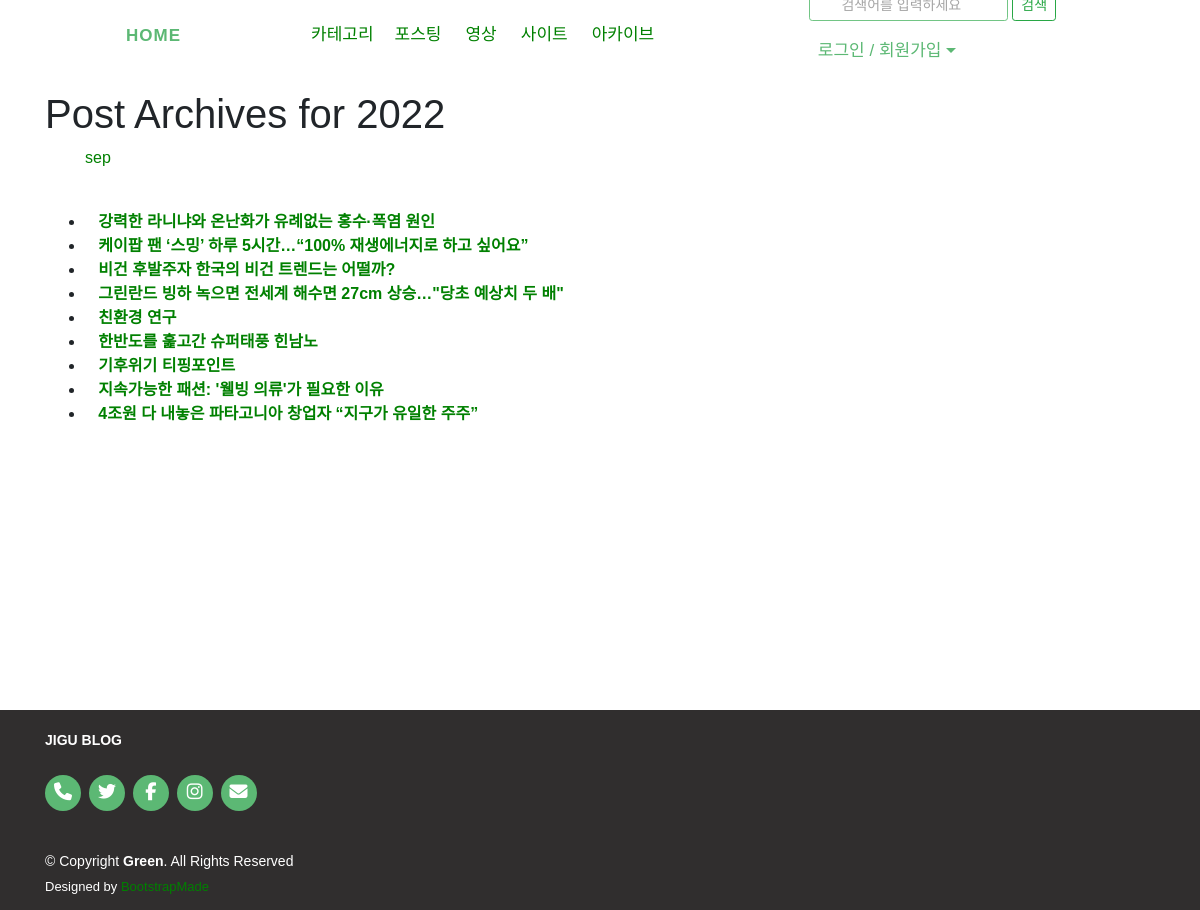
Screenshot of /blog/archive/2022/ with the database file from the repository.
### blog/models.py (models this page shows, shortened)
class Post(models.Model):
    title = models.CharField(verbose_name='TITLE', max_length=50)
    slug = models.SlugField('SLUG', unique=True, allow_unicode=True, help_text='one word for title alias.')
    category = models.ForeignKey('Category', null=True, blank=True, on_delete=models.SET_NULL, verbose_name="CATEGORY")
    description = models.CharField('DESCRIPTION', max_length=100, blank=True, help_text='간단하게 포스트에 대해 설명해주세요.')
    image = ThumbnailImageField(upload_to = 'photo/%Y/%m', null=True, blank=True)
    content = models.TextField('CONTENT')
    create_dt = models.DateTimeField('CREATE DATE', auto_now_add=True)
    modify_dt = models.DateTimeField('MODIFY DATE', auto_now=True)
    tags = TaggableManager(blank=True, help_text='쉼표로 구분해서 작성해주세요.')
    owner = models.ForeignKey(User, on_delete=models.CASCADE, verbose_name="OWNER", blank=True, null=True)
    class Meta:
        verbose_name = 'post'
        verbose_name_plural = 'posts'
        db_table = 'blog_posts'
        ordering = ('-modify_dt',)
    def get_absolute_url(self):
        return reverse('blog:post_detail', args=(self.slug,))

### blog/views.py (the view)
# urls.py: path('archive/<int:year>/', views.PostYAV.as_view(), name='post_year_archive'),
class PostYAV(YearArchiveView):
    model = Post
    date_field = 'modify_dt'
    make_object_list = True

### blog/templates/blog/post_archive_year.html (shortened to what this page needs)
{% extends "base.html" %}
{% block content %}
<div class="container">
    <h1>Post Archives for {{ year|date:"Y"}}</h1>
    <ul>
        {% for date in date_list %}
        <li style="display: inline;">
            <a href="{% url 'blog:post_month_archive' year|date:'Y' date|date:'m' %}">{{ date|date:"b" }}</a>
        </li>
        {% endfor %}
    </ul>
    <br />
    <div>
        <ul>
            {% for post in object_list %}
            <li>{{ post.modify_date|date:"Y-m-d"}}&nbsp;&nbsp;
                <a href="{{ post.get_absolute_url }}"><strong> {{ post.title }}</strong></a>
            </li>
            {% endfor%}
        </ul>
    </div>
</div>
{% endblock %}

### templates/base.html (style rules this page uses)
* { font-family: 'Noto Sans KR', sans-serif, Pretendard, -apple-system, BlinkMacSystemFont, system-ui, Roboto, "Helvetica Neue", "Segoe UI", "Apple SD Gothic Neo", "Noto Sans KR", "Malgun Gothic", "Apple Color Emoji", "Segoe UI Emoji", "Segoe UI Symbol", sans-serif; }
html, body { margin: 0; padding: 0; height: 100%; }

### blog/templates/blog/post_archive_year.html (style rules this page uses)
a:link { color : green; text-decoration: none; }

### rows the page displays
Post: title "강력한 라니냐와 온난화가 유례없는 홍수·폭염 원인"
Post: title "케이팝 팬 ‘스밍’ 하루 5시간…“100% 재생에너지로 하고 싶어요”"
Post: title "비건 후발주자 한국의 비건 트렌드는 어떨까?"
Post: title "그린란드 빙하 녹으면 전세계 해수면 27cm 상승…\"당초 예상치 두 배\""
Post: title "친환경 연구"
Post: title "한반도를 훑고간 슈퍼태풍 힌남노"
Post: title "기후위기 티핑포인트"
Post: title "지속가능한 패션: '웰빙 의류'가 필요한 이유"
Post: title "4조원 다 내놓은 파타고니아 창업자 “지구가 유일한 주주”"

### other values shown
{{ year|date:"Y" }} "2022"
{{ date|date:"b" }} "sep"
